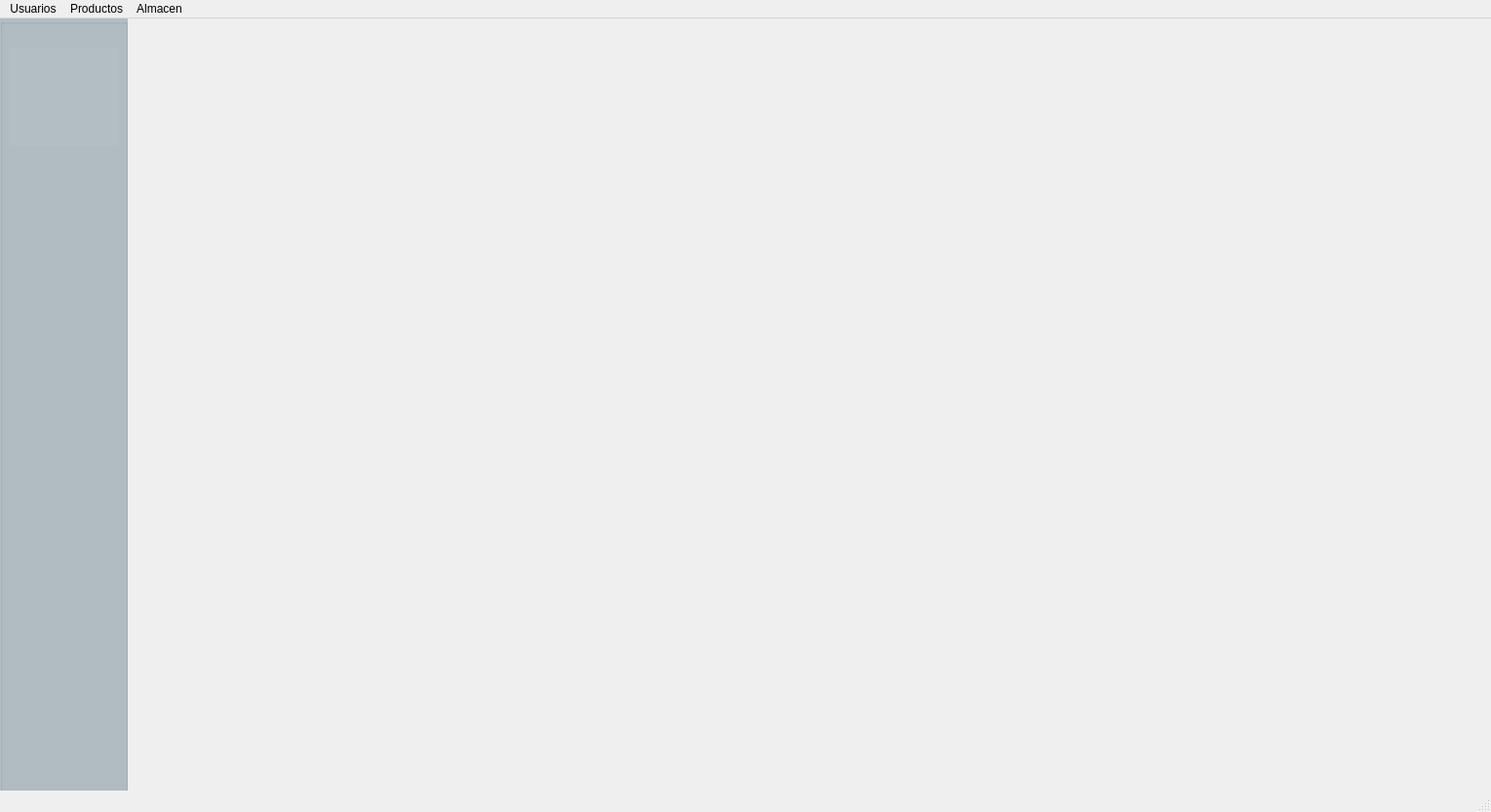
<?xml version="1.0" encoding="UTF-8"?>
<ui version="4.0">
 <class>MainWindow</class>
 <widget class="QMainWindow" name="MainWindow">
  <property name="geometry">
   <rect>
    <x>0</x>
    <y>0</y>
    <width>1529</width>
    <height>833</height>
   </rect>
  </property>
  <property name="windowTitle">
   <string>MainWindow</string>
  </property>
  <widget class="QWidget" name="centralwidget">
   <widget class="QGroupBox" name="groupBox">
    <property name="geometry">
     <rect>
      <x>0</x>
      <y>0</y>
      <width>131</width>
      <height>801</height>
     </rect>
    </property>
    <property name="styleSheet">
     <string notr="true">background-color:#b2bec3;</string>
    </property>
    <property name="title">
     <string/>
    </property>
    <widget class="QLabel" name="label">
     <property name="geometry">
      <rect>
       <x>10</x>
       <y>30</y>
       <width>111</width>
       <height>101</height>
      </rect>
     </property>
     <property name="text">
      <string/>
     </property>
    </widget>
   </widget>
  </widget>
  <widget class="QMenuBar" name="menubar">
   <property name="geometry">
    <rect>
     <x>0</x>
     <y>0</y>
     <width>1529</width>
     <height>22</height>
    </rect>
   </property>
   <widget class="QMenu" name="menuUsuarios">
    <property name="title">
     <string>Usuarios</string>
    </property>
    <addaction name="actionVer_Usuario"/>
    <addaction name="actionAgregar_Usuario"/>
    <addaction name="actionModificar_usuario"/>
    <addaction name="actionEliminar_Usuario"/>
   </widget>
   <widget class="QMenu" name="menuProductos">
    <property name="title">
     <string>Productos</string>
    </property>
    <addaction name="actionConsultar_Producto"/>
    <addaction name="actionAgregar_Producto"/>
    <addaction name="actionAgregar_Producto_2"/>
    <addaction name="actionEliminar_Producto"/>
   </widget>
   <widget class="QMenu" name="menuAlmacen">
    <property name="title">
     <string>Almacen</string>
    </property>
    <addaction name="actionConsultar_Almacen"/>
   </widget>
   <addaction name="menuUsuarios"/>
   <addaction name="menuProductos"/>
   <addaction name="menuAlmacen"/>
  </widget>
  <widget class="QStatusBar" name="statusbar"/>
  <action name="actionVer_Usuario">
   <property name="text">
    <string>Consultar Usuario</string>
   </property>
  </action>
  <action name="actionConsultar_Producto">
   <property name="text">
    <string>Consultar Producto</string>
   </property>
  </action>
  <action name="actionAgregar_Producto">
   <property name="text">
    <string>Agregar Producto</string>
   </property>
  </action>
  <action name="actionAgregar_Producto_2">
   <property name="text">
    <string>Modificar Producto</string>
   </property>
  </action>
  <action name="actionEliminar_Producto">
   <property name="text">
    <string>Eliminar Producto</string>
   </property>
  </action>
  <action name="actionEliminar_Usuario">
   <property name="text">
    <string>Eliminar Usuario</string>
   </property>
  </action>
  <action name="actionModificar_usuario">
   <property name="text">
    <string>Modificar Usuario</string>
   </property>
  </action>
  <action name="actionAgregar_Usuario">
   <property name="text">
    <string>Agregar Usuario</string>
   </property>
  </action>
  <action name="actionConsultar_Almacen">
   <property name="text">
    <string>Consultar Almacen</string>
   </property>
  </action>
 </widget>
 <resources/>
 <connections/>
</ui>
